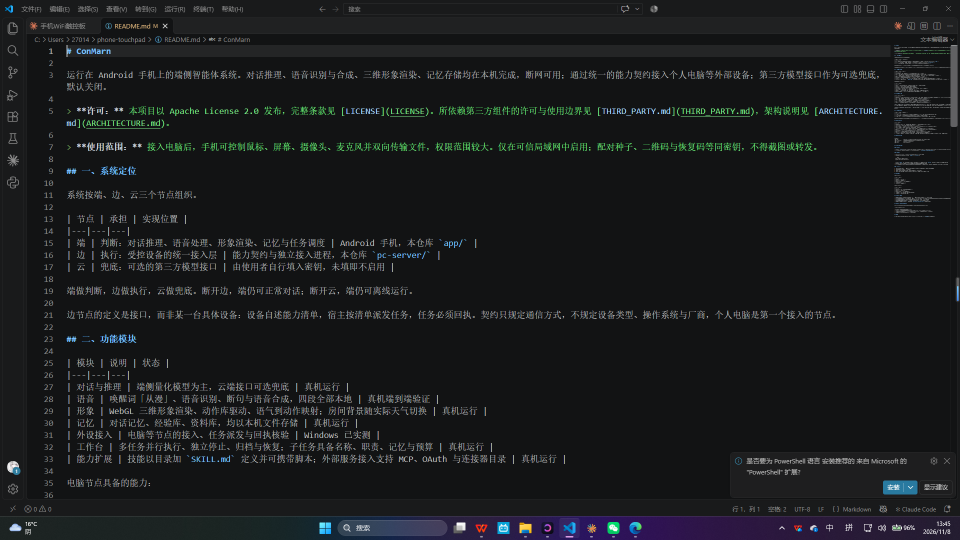
#> input picture tools/_screen.png, 1920 x 1080 px, found by its file name (shown at 1/2 size)
$ python _crop.py
#> lines starting #> are read from the running program, lines starting #| are printed output that depends on the picture
# -*- coding: utf-8 -*-
"""一次性：放大第 7 题示例截图，确认末尾有没有句号。"""
from PIL import Image

SRC = r"C:\Users\27014\phone-touchpad\tools\_screen.png"
OUT = r"C:\Users\27014\phone-touchpad\tools\_crop.png"

im = Image.open(SRC)
#> im is the input picture: PIL image 1920x1080 RGBA; mean R, G, B, A 25.7, 27.5, 29.1, 255
crop = im.crop((740, 465, 1300, 530))
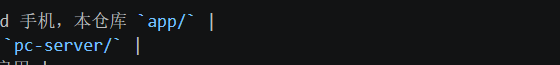
#> crop: PIL image 560x65 RGBA; mean R, G, B, A 21.2, 23.3, 25.2, 255
crop = crop.resize((crop.width * 3, crop.height * 3), Image.LANCZOS)
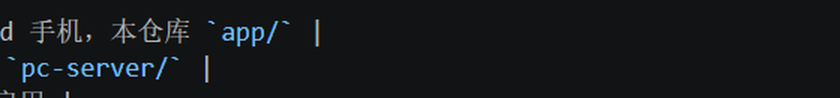
#> crop: PIL image 1680x195 RGBA (shown at 1/2 size); mean R, G, B, A 21.2, 23.3, 25.2, 255
crop.save(OUT)
print("ok", OUT, crop.size)
#| ok C:\Users\27014\phone-touchpad\tools\_crop.png (1680, 195)
